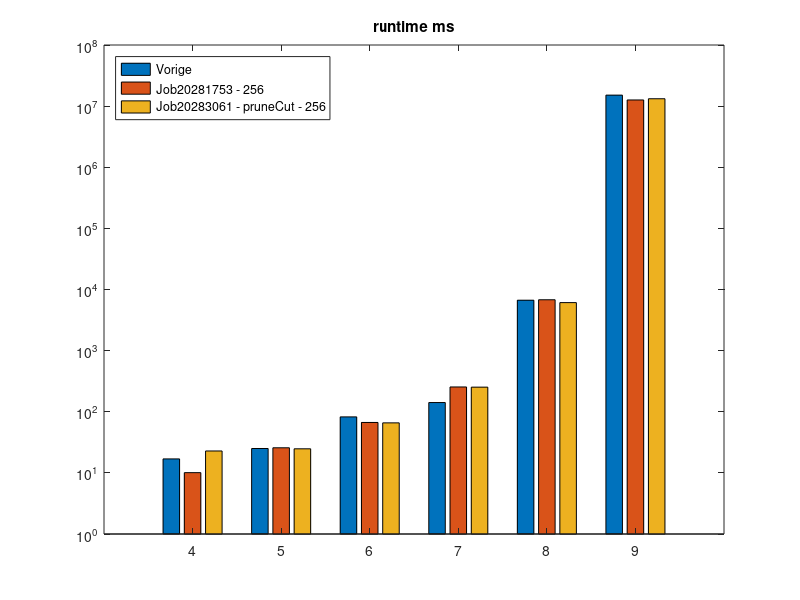
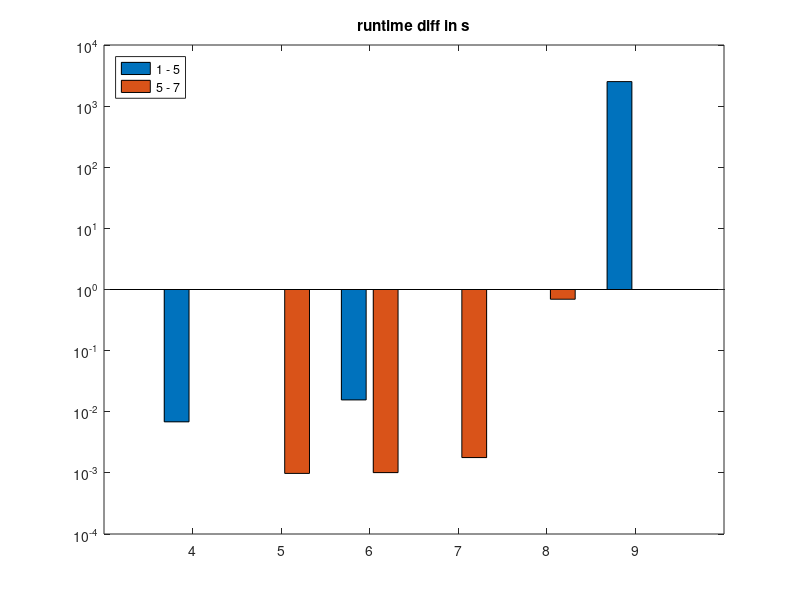

The MATLAB script that drew these images, in order:
close all
clc

X = [4,5,6,7,8,9];
Y1 = [16.93, 25.05, 82.44, 141.48, 6680.31, 15135358.01];
% Y2- 'Job20281418 - 8ch',
Y2 = [17.33, 24.48, 65.48, 258.47, 6663.35, 0];
% Y3- 'Job20281449 - 1024', 'Job20281461 - 256'
Y3 = [19.44, 24.28, 70.03, 343.58, 14770.5, 0];
% Y4- 'Job20281461 - 256'
Y4 = [20.62, 24.06, 67.50, 259.51, 7785.14, 12854614.30];
Y5 = [10.09, 25.75, 66.82, 254.44, 6797.80, 12615521.41]; % improv delete/add
% Y6- 'Job20281806 - noTrim - 256'
Y6 = [11.39, 25.03, 68.52, 254.52, 9434.95, 0]; % No trim
Y7 = [22.82, 24.77, 65.81, 252.66, 6104.70, 13208016.36]; % prune. cut only check front
T = [Y1 ; Y5 ; Y7];


figure
bar(X, T')
set(gca,'YScale','log')
title('runtime ms');
legend('Vorige', 'Job20281753 - 256', 'Job20283061 - pruneCut - 256','Location','northwest')

figure
X5 = (Y1 - Y5)/1000;
X7 = (Y5 - Y7)/1000;
bar(X, [X5 ; X7]');
set(gca, 'YScale', 'log')
title('runtime diff in s');
legend('1 - 5', '5 - 7', 'Location', 'northwest');
